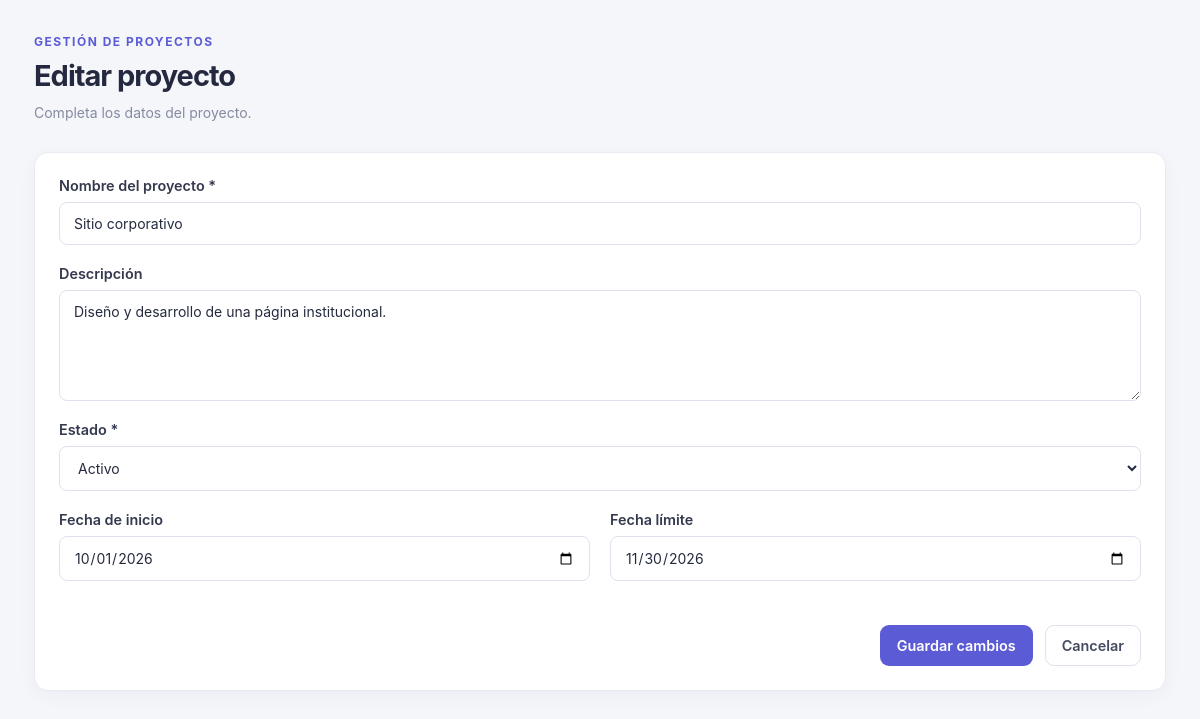
The app's page /project_form.php?id=1 (signed in) with its own data.
### tables this page shows
CREATE TABLE `projects` (
  `id` int UNSIGNED NOT NULL,
  `owner_id` int UNSIGNED NOT NULL,
  `name` varchar(150) NOT NULL,
  `description` text,
  `status` enum('planning','active','on_hold','completed','archived') NOT NULL DEFAULT 'planning',
  `start_date` date DEFAULT NULL,
  `due_date` date DEFAULT NULL,
  `created_at` timestamp NOT NULL DEFAULT CURRENT_TIMESTAMP,
  `updated_at` timestamp NOT NULL DEFAULT CURRENT_TIMESTAMP ON UPDATE CURRENT_TIMESTAMP
);

### config/functions.php (called while the page is built, shortened)
<?php
function e(?string $value): string
{
    return htmlspecialchars(
        $value ?? '',
        ENT_QUOTES | ENT_SUBSTITUTE,
        'UTF-8'
    );
}

### project_form.php (the view, shortened to what this page needs)
<?php
require_once __DIR__ . '/config/functions.php';
require_once __DIR__ . '/config/database.php';
$currentUserId = requireLogin();
$statuses = [
    'planning' => 'Planificación',
    'active' => 'Activo',
    'on_hold' => 'En pausa',
    'completed' => 'Completado',
    'archived' => 'Archivado',
];
$id = filter_input(INPUT_GET, 'id', FILTER_VALIDATE_INT);
$isEditing = $id !== null && $id !== false && $id > 0;
$project = [
    'name' => '',
    'description' => '',
    'status' => 'planning',
    'start_date' => '',
    'due_date' => '',
];
if ($isEditing) {
    $stmt = $pdo->prepare(
        'SELECT id, name, description, status, start_date, due_date
         FROM projects
         WHERE id = :id AND owner_id = :owner_id'
    );
    $stmt->execute([
        'id' => $id,
        'owner_id' => $currentUserId,
    ]);
    $existingProject = $stmt->fetch();
    $project = $existingProject;
}
?>
<!DOCTYPE html>
<html lang="es">
<head>
    <link rel="stylesheet" href="assets/css/style.css">
</head>
<body>
<main class="page-content">
    <div class="page-heading">
        <div>
            <p class="eyebrow">GESTIÓN DE PROYECTOS</p>
            <h1><?= $isEditing ? 'Editar proyecto' : 'Nuevo proyecto' ?></h1>
            <p class="subtitle">
                Completa los datos del proyecto.
            </p>
        </div>
    </div>
    <section class="panel">
        <form method="post" action="">
            <div class="form-group">
                <label for="name">Nombre del proyecto *</label>
                <input
                    id="name"
                    name="name"
                    type="text"
                    minlength="3"
                    maxlength="150"
                    required
                    value="<?= e($project['name']) ?>"
                >
            </div>
            <div class="form-group">
                <label for="description">Descripción</label>
                <textarea
                    id="description"
                    name="description"
                    rows="5"
                    maxlength="10000"
                ><?= e($project['description']) ?></textarea>
            </div>
            <div class="form-group">
                <label for="status">Estado *</label>
                <select id="status" name="status" required>
                    <?php foreach ($statuses as $value => $label): ?>
                        <option
                            value="<?= e($value) ?>"
                            <?= $project['status'] === $value ? 'selected' : '' ?>
                        >
                            <?= e($label) ?>
                        </option>
                    <?php endforeach; ?>
                </select>
            </div>
            <div class="form-grid">
                <div class="form-group">
                    <label for="start_date">Fecha de inicio</label>
                    <input
                        id="start_date"
                        name="start_date"
                        type="date"
                        value="<?= e($project['start_date']) ?>"
                    >
                </div>
                <div class="form-group">
                    <label for="due_date">Fecha límite</label>
                    <input
                        id="due_date"
                        name="due_date"
                        type="date"
                        value="<?= e($project['due_date']) ?>"
                    >
                </div>
            </div>
            <div class="form-actions">
                <button class="button button-primary" type="submit">
                    <?= $isEditing ? 'Guardar cambios' : 'Crear proyecto' ?>
                </button>
                <a class="button button-secondary" href="projects.php">
                    Cancelar
                </a>
            </div>
        </form>
    </section>
</main>
</body>
</html>

### assets/css/style.css (style rules this page uses)
:root { --primary: #5b5bd6; --primary-dark: #4848bd; --background: #f5f6fa; --surface: #ffffff; --sidebar: #171b2e; --text: #252940; --muted: #858ba1; --border: #e8eaf1; --green: #16875c; --orange: #bd7417; --red: #c44653; --radius: 14px; --shadow: 0 4px 20px rgb(25 32 65 / 4%); }
* { box-sizing: border-box; }
html { scroll-behavior: smooth; }
body { margin: 0; font-family: Inter, "Segoe UI", Arial, sans-serif; color: var(--text); background: var(--background); font-size: 14px; }
button, input { font: inherit; }
button, a { -webkit-tap-highlight-color: transparent; }
a { color: inherit; text-decoration: none; }
.nav-label, .eyebrow { font-size: 10px; font-weight: 750; letter-spacing: 1.3px; }
.page-content { width: min(100%, 1450px); margin: auto; padding: 34px; }
.page-heading, .panel-heading, .stat-top, .progress-label { display: flex; align-items: center; justify-content: space-between; gap: 16px; }
.page-heading { margin-bottom: 28px; }
.eyebrow { margin: 0 0 9px; color: var(--primary); }
h1, h2, h3, p { margin-top: 0; }
h1 { margin-bottom: 9px; font-size: clamp(24px, 3vw, 29px); letter-spacing: -1px; }
.subtitle, .panel-heading p, .project-card > p { margin-bottom: 0; color: var(--muted); line-height: 1.6; }
.button { display: inline-flex; align-items: center; justify-content: center; gap: 7px; min-height: 39px; padding: 0 15px; border: 1px solid transparent; border-radius: 9px; font-weight: 650; font-size: 12px; cursor: pointer; transition: background 0.2s; }
.button-primary { background: var(--primary); color: #fff; }
.button-secondary { background: white; border-color: var(--border); color: var(--text); }
.stat-card, .panel { background: var(--surface); border: 1px solid var(--border); border-radius: var(--radius); box-shadow: var(--shadow); }
.panel { padding: 24px; margin-bottom: 24px; }
.form-group { display: grid; gap: 8px; margin-bottom: 20px; }
.form-group label { font-size: 12px; font-weight: 700; }
.form-group input, .form-group textarea, .form-group select { width: 100%; min-width: 0; padding: 12px 13px; color: var(--text); background: #fff; border: 1px solid var(--border); border-radius: 9px; font: inherit; }
.form-group textarea { resize: vertical; }
.form-grid { display: grid; grid-template-columns: repeat(2, minmax(0, 1fr)); gap: 18px; }
.form-actions { display: flex; flex-wrap: wrap; gap: 10px; margin-top: 24px; }
.eyebrow { color: #5b5bd6 !important; font-size: 0.75rem; font-weight: 700; letter-spacing: 1.5px; }
.panel { background: #ffffff; padding: 24px; border: 1px solid #e9eaf2; border-radius: 14px; box-shadow: 0 5px 20px rgb(23 27 46 / 4%); }
.button-primary, .button-secondary, .button-danger { display: inline-flex; justify-content: center; align-items: center; gap: 8px; padding: 11px 16px; border: 1px solid transparent; border-radius: 9px; font: inherit; font-size: 0.9rem; font-weight: 600; text-decoration: none; cursor: pointer; transition: background 0.2s ease, transform 0.2s ease; }
.button-primary { background: #5b5bd6; color: #ffffff; }
.button-secondary { background: #ffffff; color: #454a60; border-color: #dfe2ed; }
.form-group { display: flex; flex-direction: column; gap: 8px; margin-bottom: 20px; }
.form-group label { color: #34394e; font-size: 0.9rem; font-weight: 600; }
.form-group input, .form-group select, .form-group textarea { width: 100%; box-sizing: border-box; padding: 12px 14px; border: 1px solid #dfe2ed; border-radius: 8px; background: #ffffff; color: #252a3e; font: inherit; }
.form-grid { display: grid; grid-template-columns: repeat(2, minmax(0, 1fr)); gap: 0 20px; }
.form-actions { display: flex; flex-wrap: wrap; justify-content: flex-end; gap: 12px; margin-top: 24px; }

### records on screen
projects: name "Sitio corporativo", description "Diseño y desarrollo de una página institucional.", status "Activo", start_date "10/01/2026", due_date "11/30/2026"
